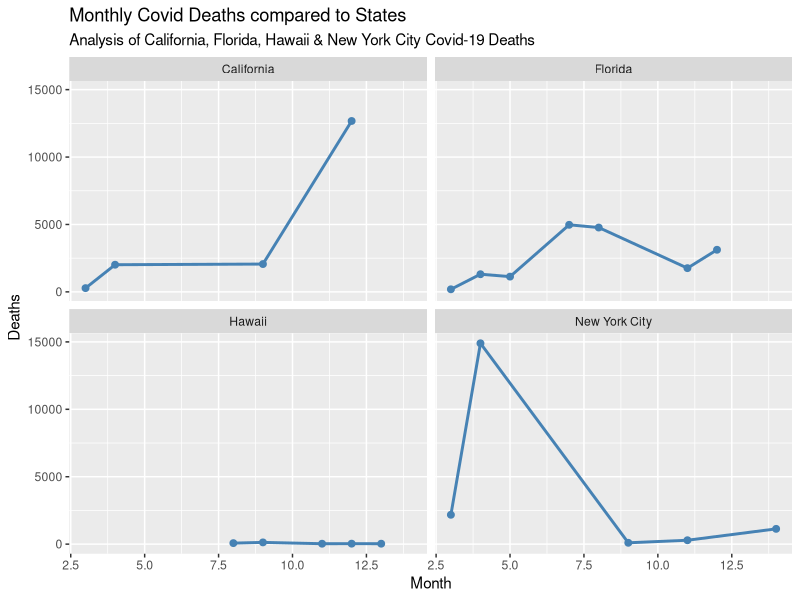

The R script that drew this image:
## ---- chunk 1
#cuttingoffcode
library(knitr)
opts_chunk$set(tidy.opts=list(width.cutoff=70),tidy=TRUE)
## ---- chunk 2
#importing dataset
library(readr)
CovidA <- read_csv("CovidA.csv")
## ---- chunk 3
#subsetting data
CovidA_sub = subset(CovidA,CovidA$State == "California"|CovidA$State == "New York City" | CovidA$State == "Florida" | CovidA$State == "Hawaii")
## ---- chunk 4
library(ggplot2)
library(dplyr)
## ---- chunk 5
#converting months as to not get confused by year so month 1 is January 2020 and month 14 is February 2021
CovidA_sub_graph = CovidA_sub
CovidA_sub_graph$Month[16] = 13
CovidA_sub_graph$Month[21] = 14

ggplot(data = CovidA_sub_graph, aes(Month, Death)) +
  geom_line(color = "steelblue", size = 1) +
  geom_point(color="steelblue",size = 2) + 
  labs(title = "Monthly Covid Deaths compared to States",
       subtitle = "Analysis of California, Florida, Hawaii & New York City Covid-19 Deaths ",
       y = "Deaths", x = "Month") + 
  facet_wrap(~ State)
